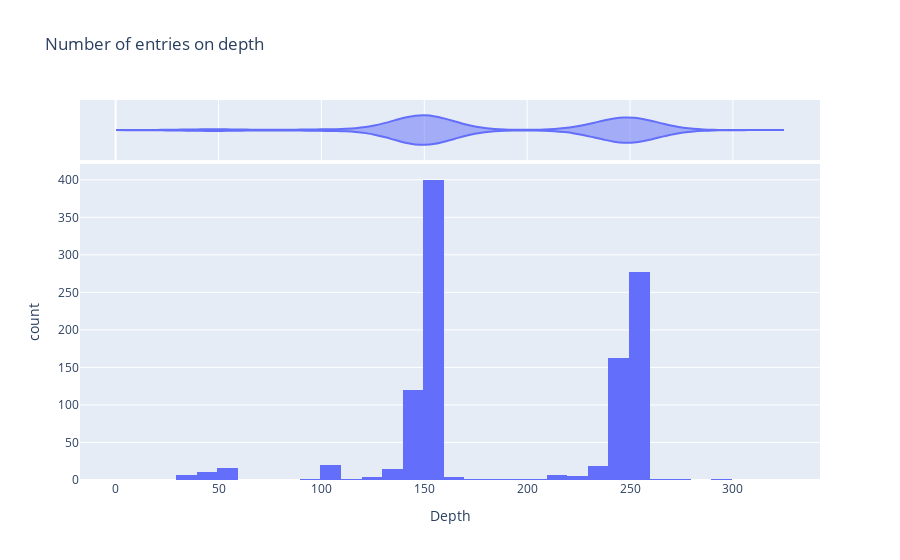

The code cell stored with this chart in its notebook:
### Markdown cell above
### Depth

### Code cell
px.histogram(
    index,
    x="DEPTH_STRT",
    title="Number of entries on depth",
    labels=dict(
        DEPTH_STRT="Depth",
        count="Number of entries",
    ),
    marginal="violin",
)

### Figure 1 — Plotly figure (JSON) as saved in the notebook; plotly's stock layout.template omitted (floating-point values rounded to 4 significant figures; data arrays with more than 128 entries replaced by an {"elided": "..."} marker saying what was removed)
{"data": [{"alignmentgroup": "True", "bingroup": "x", "hovertemplate": "Depth=%{x}<br>count=%{y}<extra></extra>", "legendgroup": "", "marker": {"color": "#636efa", "pattern": {"shape": ""}}, "name": "", "offsetgroup": "", "orientation": "v", "showlegend": false, "type": "histogram", "x": {"elided": "1077 int values"}, "xaxis": "x", "yaxis": "y"}, {"alignmentgroup": "True", "hovertemplate": "Depth=%{x}<extra></extra>", "legendgroup": "", "marker": {"color": "#636efa"}, "name": "", "offsetgroup": "", "scalegroup": "x", "showlegend": false, "type": "violin", "x": {"elided": "1077 int values"}, "xaxis": "x2", "yaxis": "y2"}], "layout": {"barmode": "relative", "legend": {"tracegroupgap": 0}, "title": {"text": "Number of entries on depth"}, "xaxis": {"anchor": "y", "domain": [0, 1], "title": {"text": "Depth"}}, "xaxis2": {"anchor": "y2", "domain": [0, 1], "matches": "x", "showgrid": true, "showticklabels": false}, "yaxis": {"anchor": "x", "domain": [0, 0.8316], "title": {"text": "count"}}, "yaxis2": {"anchor": "x2", "domain": [0.8416, 1], "matches": "y2", "showgrid": false, "showline": false, "showticklabels": false, "ticks": ""}}}
